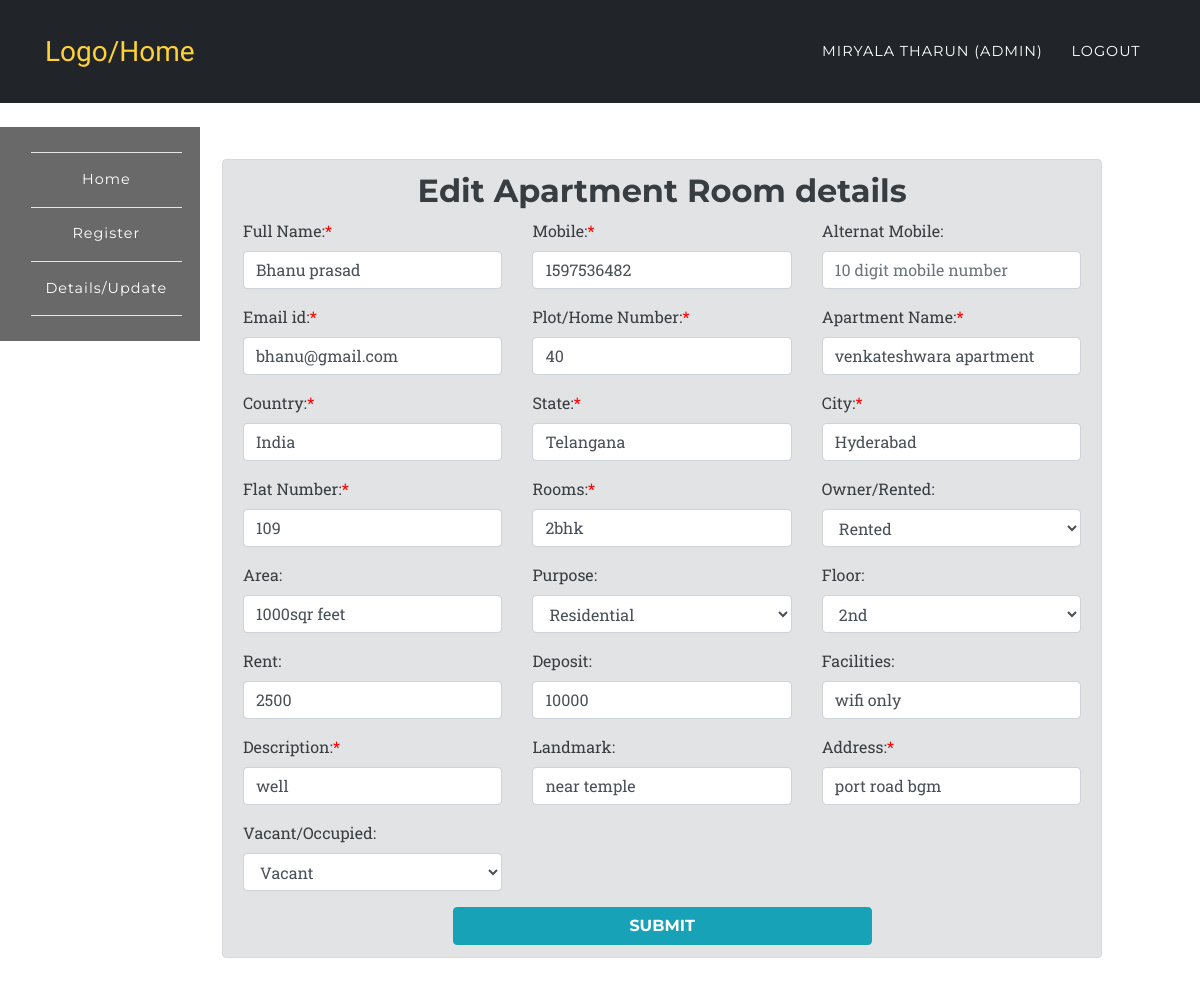
The app's page /app/update.php?id=7&act=ap (signed in) with its own data.
### tables this page shows
CREATE TABLE `room_rental_registrations_apartment` (
  `id` int(10) UNSIGNED NOT NULL,
  `fullname` varchar(191) NOT NULL,
  `mobile` varchar(191) NOT NULL,
  `alternat_mobile` varchar(191) NOT NULL,
  `email` varchar(191) NOT NULL,
  `country` varchar(191) NOT NULL,
  `state` varchar(191) NOT NULL,
  `city` varchar(191) NOT NULL,
  `landmark` varchar(191) NOT NULL,
  `rent` varchar(191) NOT NULL,
  `deposit` varchar(191) NOT NULL,
  `plot_number` varchar(191) NOT NULL,
  `apartment_name` varchar(100) DEFAULT NULL,
  `ap_number_of_plats` varchar(100) DEFAULT NULL,
  `rooms` varchar(100) DEFAULT NULL,
  `floor` varchar(100) DEFAULT NULL,
  `purpose` varchar(100) DEFAULT NULL,
  `own` varchar(100) DEFAULT NULL,
  `area` varchar(100) DEFAULT NULL,
  `address` varchar(191) NOT NULL,
  `accommodation` varchar(191) NOT NULL,
  `description` varchar(191) NOT NULL,
  `image` varchar(191) DEFAULT NULL,
  `open_for_sharing` varchar(191) DEFAULT NULL,
  `other` varchar(191) DEFAULT NULL,
  `vacant` int(1) NOT NULL DEFAULT '1',
  `created_at` timestamp NULL DEFAULT CURRENT_TIMESTAMP,
  `updated_at` timestamp NULL DEFAULT CURRENT_TIMESTAMP,
  `user_id` int(10) DEFAULT NULL
);

### app/partials/edit/apartment.php (the view, shortened to what this page needs)
<div class="col-md-11 col-xs-12 col-sm-12"><br>
	<div class="alert alert-secondary" role="alert">
		<h2 class="text-center">Edit Apartment Room details</h2>
		<form action="" method="POST">
  	 <div class="row">
  	 	<div class="col-md-4">
	  	  <div class="form-group">
		    <label for="fullname">Full Name:<a style="color:red">*</a></label>
		    <input type="text" class="form-control" id="fullname" placeholder="Full Name" name="fullname" value="<?php echo $data['fullname']?$data['fullname']:''; ?>" required>
		  </div>
		 </div>
		<div class="col-md-4">
		  <div class="form-group">
		    <label for="mobile">Mobile:<a style="color:red">*</a></label>
		    <input type="text" class="form-control" pattern="^(\d{10})$" id="mobile" title="10 digit mobile number" placeholder="10 digit mobile number" name="mobile" value="<?php echo $data['mobile']?$data['mobile']:''; ?>" required>
		  </div>
		 </div>
		<div class="col-md-4">
		  <div class="form-group">
		    <label for="alternat_mobile">Alternat Mobile:</label>
		    <input type="text" class="form-control" pattern="^(\d{10})$" id="alternat_mobile" title="10 digit mobile number" placeholder="10 digit mobile number" value="<?php echo $data['alternat_mobile']?$data['alternat_mobile']:''; ?>">
		  </div>
		</div>
	</div>
	<div class="row">
  	 	<div class="col-md-4">
		  <div class="form-group">
		    <label for="email">Email id:<a style="color:red">*</a></label>
		    <input type="email" class="form-control" id="email" placeholder="Email" name="email" value="<?php echo $data['email']?$data['email']:''; ?>" required>
		  </div>
		 </div>
		 <div class="col-md-4">
		  <div class="form-group">
		    <label for="plot_number">Plot/Home Number:<a style="color:red">*</a></label>
		    <input type="text" class="form-control" id="plot_number" placeholder="Plot Number/Home Number" name="plot_number" value="<?php echo $data['plot_number']?$data['plot_number']:''; ?>" required>
		  </div>
		 </div>
		 <div class="col-md-4">
		  <div class="form-group">
		    <label for="apartment_name">Apartment Name:<a style="color:red">*</a></label>
		    <input type="text" class="form-control" id="apartment_name" placeholder="Apartment Name" name="apartment_name" value="<?php echo $data['apartment_name']?$data['apartment_name']:''; ?>" required>
		  </div>
		 </div>
	</div>
	<div class="row">
		<div class="col-md-4">
	  <div class="form-group">
	    <label for="country">Country:<a style="color:red">*</a></label>
	    <input type="country" class="form-control" id="country" placeholder="Country" name="country" value="<?php echo $data['country']?$data['country']:''; ?>" required>
	  </div>
	  </div>
	  <div class="col-md-4">
	  <div class="form-group">
	    <label for="state">State:<a style="color:red">*</a></label>
	    <input type="state" class="form-control" id="state" placeholder="State" name="state" value="<?php echo $data['state']?$data['state']:''; ?>" required>
	  </div>
	  </div>
	  <div class="col-md-4">
	  <div class="form-group">
	    <label for="city">City:<a style="color:red">*</a></label>
	    <input type="city" class="form-control" id="city" placeholder="City" name="city" value="<?php echo $data['city']?$data['city']:''; ?>" required>
	  </div>
	  </div>
	 </div>
	 <div class="row">
	 	<div class="col-md-4">
		 <div class="form-group">
		    <label for="ap_number_of_plats">Flat Number:<a style="color:red">*</a></label>
		    <input type="ap_number_of_plats" class="form-control" id="Plat Number" placeholder="ap_number_of_plats" name="ap_number_of_plats" value="<?php echo $data['ap_number_of_plats']?$data['ap_number_of_plats']:''; ?>" required>
		  </div>
		</div>
		<div class="col-md-4">
		 <div class="form-group">
		    <label for="rooms">Rooms:<a style="color:red">*</a></label>
		    <input type="text" class="form-control" id="rooms" placeholder="Rooms" name="rooms" value="<?php echo $data['rooms']?$data['rooms']:''; ?>" required>
		  </div>
		</div>
		<div class="col-md-4">
		    <div class="form-group">
			    <label for="ownership">Owner/Rented: </label>
			    <select class="form-control" id="ownership" name="own">
			      <option value="rented" <?php if($data['own'] == 'rented'){echo 'selected';}?>>Rented</option>
			    </select>
			 </div>
	  	</div>
	</div>
	<div class="row">
		<div class="col-md-4">
		  <div class="form-group">
		    <label for="area">Area:</label>
		    <input type="area" class="form-control" id="area" placeholder="Area" name="area" value="<?php echo $data['area']?$data['area']:''; ?>">
		  </div>
	  	</div>
	 	<div class="col-md-4">
		    <div class="form-group">
			    <label for="purpose">Purpose:</label>
			    <select class="form-control" id="purpose" name="purpose">
			      <option value="Residential" <?php if($data['purpose'] == 'Residential'){echo 'selected';}?>>Residential</option>
			    </select>
			 </div>
	  	</div>
	  	<div class="col-md-4">
		    <div class="form-group">
			    <label for="floor">Floor:</label>
			    <select class="form-control" id="floor" name="floor">
			      <option value="2nd" <?php if($data['floor'] == '2nd'){echo 'selected';}?>>2nd</option>
			    </select>
			 </div>
	  	</div>
	</div>
	 <div class="row">
	 	<div class="col-md-4">
		 <div class="form-group">
		    <label for="rent">Rent:</label>
		    <input type="rent" class="form-control" id="rent" placeholder="Rent" name="rent" value="<?php echo $data['rent']?$data['rent']:''; ?>">
		  </div>
		</div>
	  	<div class="col-md-4">
	  		<div class="form-group">
			    <label for="deposit">Deposit:</label>
			    <input type="deposit" class="form-control" id="deposit" placeholder="Deposit" name="deposit" value="<?php echo $data['deposit']?$data['deposit']:''; ?>">
	  		</div>
	  	</div>
	  <div class="col-md-4">
	  <div class="form-group">
	    <label for="accommodation">Facilities:</label>
	    <input type="accommodation" class="form-control" id="accommodation" placeholder="Facilities" name="accommodation" value="<?php echo $data['accommodation']?$data['accommodation']:''; ?>">
	  </div>
	  </div>
	  </div>
	   <div class="row">
	 	<div class="col-md-4">
	  <div class="form-group">
	    <label for="description">Description:<a style="color:red">*</a></label>
	    <input type="description" class="form-control" id="description" placeholder="Description" name="description" value="<?php echo $data['description']?$data['description']:''; ?>">
	  </div>
	   </div>
	  <div class="col-md-4">
	  <div class="form-group">
	    <label for="landmark">Landmark:</label>
	    <input type="landmark" class="form-control" id="landmark" placeholder="landmark" name="landmark" value="<?php echo $data['landmark']?$data['landmark']:''; ?>">
	  </div>
	   </div>
	  <div class="col-md-4">
	  <div class="form-group">
	    <label for="address">Address:<a style="color:red">*</a></label>
	    <input type="address" class="form-control" id="address" placeholder="Address" name="address" value="<?php echo $data['address']?$data['address']:''; ?>" required>
	  </div>
	   </div>
	    </div>
	    <div class="row">
	    	<div class="col-4">
	 		 <div class="form-group">
			    <label for="vacant">Vacant/Occupied:</label>
			    <select class="form-control" id="vacant" name="vacant">
			      <option value="1" <?php if($data['vacant'] == '1'){echo 'selected';}?>>Vacant</option>
			    </select>
			  </div>
	 	</div>
	  </div>
	  <button type="submit" class="btn btn-info center" name='register_apartment' value="register_apartment">SUBMIT</button>
	</form>
	</div>
	</div>

### assets/css/rent.css (style rules this page uses)
body { font-family: 'Roboto Slab', 'Helvetica Neue', Helvetica, Arial, sans-serif; }
a { color: green; }
h1, h2, h3, h4, h5, h6 { font-weight: 700; font-family: 'Montserrat', 'Helvetica Neue', Helvetica, Arial, sans-serif; }
.btn { font-family: 'Montserrat', 'Helvetica Neue', Helvetica, Arial, sans-serif; font-weight: 700; }

### assets/css/style.css (style rules this page uses)
.center { display: block; margin-left: auto; margin-right: auto; width: 50%; }

### records on screen
room_rental_registrations_apartment: fullname "Bhanu prasad", mobile "1597536482", email "bhanu@gmail.com", plot_number "40", apartment_name "venkateshwara apartment", country "India", state "Telangana", city "Hyderabad", ap_number_of_plats "109", rooms "2bhk", own "Rented", area "1000sqr feet", purpose "Residential", floor "2nd", rent "2500", deposit "10000", accommodation "wifi only", description "well", landmark "near temple", address "port road bgm", vacant "Vacant"

### other values on screen
$_SESSION['fullname'] "MIRYALA THARUN"
